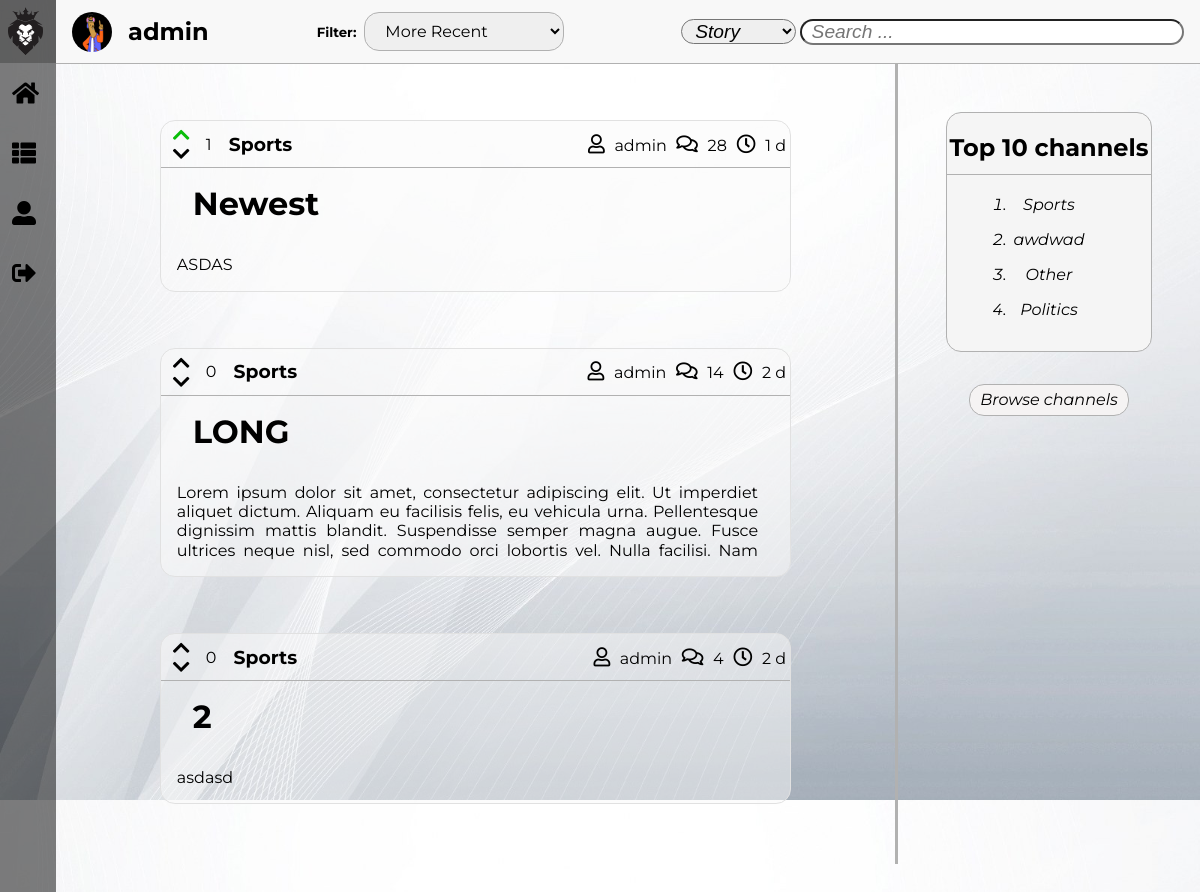
The app's page /pages/feed.php (signed in) with its own data.
### tables this page shows
CREATE TABLE Story(
    storyID INTEGER NOT NULL PRIMARY KEY,
    storyTitle TEXT NOT NULL,
    storyContent TEXT NOT NULL,
    storyPoints INTEGER,
    storyAuthor TEXT NOT NULL REFERENCES User(username),
    storyComments INTEGER NOT NULL,
    storyTime TEXT NOT NULL,
    channelName TEXT NOT NULL REFERENCES Channel(name)       
);

### pages/feed.php (called while the page is built, shortened)
<?php
    include_once('../includes/functions.php');
    include_once('../templates/tpl_common.php');
    include_once('../templates/tpl_stories.php');
    include_once('../templates/tpl_general_aside.php');
    include_once('../database/db_user.php');
    $username = $_SESSION['username'];
    $filter = isset($_GET['filter']) ? $_GET['filter'] : 2;
    $searchFilter = isset($_GET['searchFilter']) ? $_GET['searchFilter'] : 2;
    $stories = isset($_GET['search']) ? get_search_stories($filter, $searchFilter, $_GET['search']) : get_user_channel_stories($username, $filter);
    $storiesVotes = []; $votedStories = [];
    foreach($stories as $story) {
      $votes = get_story_votes($story['storyID']);
      $storiesVotes[$story['storyID']] = $votes == null ? 0 : $votes;
      $votedStories[$story['storyID']] = get_user_story_vote($username, $story['storyID']);
    }
    draw_stories(htmlentities_all($stories), htmlentities_all($storiesVotes), htmlentities_all($votedStories));
?>

### includes/functions.php (called while the page is built, shortened)
<?php function orderBy($value) {
    switch($value) {
    default:
        return 'storyID DESC';
    break;
    }
}
function data_converter($storyTime) {
    $newStoryTime = new DateTime(date('Y-m-d H:i:s'));
    $oldStoryTime = new DateTime($storyTime);
    $interval = date_diff($newStoryTime, $oldStoryTime);
    if($interval->format('%y') !== '0')
        return $interval->format('%y Y');
    else if($interval->format('%m') !== '0')
        return $interval->format('%m M');
    else if($interval->format('%d') !== '0')
        return $interval->format('%d d');
}
?>

### database/db_user.php (called while the page is built, shortened)
<?php
    include_once('../includes/functions.php');
    function get_user_channel_stories($username, $filter) {
      $db = Database::instance()->db();
      $stmt = $db->prepare('SELECT * FROM Story WHERE Story.channelName IN (
                            SELECT channelName FROM Subscription WHERE username = ?) ORDER BY ' . orderBy($filter));
      $stmt->execute(array($username));
      return $stmt->fetchAll();
    }
?>

### templates/tpl_stories.php (the view, shortened to what this page needs)
<?php function draw_stories($stories, $storiesVotes, $votedStories) { ?>
    <div id="masterStories">
        <form method="get" action="../pages/story.php">
            <section id="stories">  <?php
                foreach($stories as $story) { ?>
                    <article id="<?= $story['storyID'] ?>" class="storyArticle">
                        <header id="storyHeader">
                            <div id="story_<?= $story['storyID'] ?>_votes" >
                                <div>
                                    <?php
                                        if($votedStories[$story['storyID']] == 1) { ?>
                                            <div class="votes">
                                                <div>
                                                    <i id="voteUp" class="fas fa-chevron-up"></i>
                                                    <i class="fas fa-chevron-down"></i>
                                                </div>
                                                <span class="storyVotes"><?= htmlentities($storiesVotes[$story['storyID']]) ?></span>
                                            </div>
                                        <?php }
                                        else if($votedStories[$story['storyID']] == -1) { ?>
                                            <div class="votes">
                                                <div>
                                                    <i class="fas fa-chevron-up"></i>
                                                    <i id="voteDown" class="fas fa-chevron-down"></i>
                                                </div>
                                                <span class="storyVotes"><?= htmlentities($storiesVotes[$story['storyID']]) ?></span>
                                            </div>
                                        <?php }
                                        else { ?>
                                            <div class="votes">
                                                <div>
                                                    <i class="fas fa-chevron-up"></i>
                                                    <i class="fas fa-chevron-down"></i>
                                                </div>
                                                <span class="storyVotes"><?= htmlentities($storiesVotes[$story['storyID']]) ?></span>
                                            </div>
                                        <?php }
                                    ?>
                                    <a href="../pages/channel.php?channelName=<?= $story['channelName'] ?>"><h3><?= $story['channelName'] ?></h3></a>
                                </div>
                                <div>
                                    <a class="author" href="../pages/profile.php?username=<?= $story['storyAuthor'] ?>"><i class="far fa-user"></i><?= $story['storyAuthor'] ?></a>
                                    <a class="comments" href="../pages/story.php?storyID=<?= $story['storyID'] ?>#comments"><i class="far fa-comments"></i><?= $story['storyComments'] ?></a>
                                    <span class="date"><i class="far fa-clock"></i><?= data_converter($story['storyTime']) ?></span>
                                </div>
                            </div>
                            <div>
                                <h1><?= $story['storyTitle'] ?></h1>
                            </div>
                        </header>
                        <div id="storySinopse">
                            <p><?= $story['storyContent'] ?></p>
                        </div>
                    </article>
                <?php } ?>
            </section>
        </form>
    </div>
<?php } ?>

### css/stories.css (style rules this page uses)
:root { --background-color: rgb(231, 231, 231); --background-story-color: rgba(255, 255, 255, 0.5); --hover-font-color: rgb(3, 173, 192); --story-title-font: 'Montserrat', sans-serif; --story-header-font: 'Montserrat', sans-serif; --story-text-font: 'Montserrat', sans-serif; --story-hover: rgb(248, 248, 248); --border-color: rgb(54, 54, 54); }
#masterStories { grid-area: content; width: 100%; height: 100%; overflow: hidden; }
#stories { margin: 0%; width: 100%; max-height: 95%; overflow-y: auto; padding-right: 20px; }
#stories > article { margin: 3.5em auto; width: 75%; height: auto; border-radius: 15px; border: solid rgb(225, 225, 225) 1px; background-color: rgba(250, 250, 250, 0.5); transition: 0.25s; }
#storyHeader div { display: flex; justify-content: space-between; }
#storyHeader > div:first-child h3 { margin: 0em; }
#storyHeader > div:first-child > * { margin: 0.25em; font-family: var(--story-header-font); }
#storyHeader > div:first-child > * > * > * { padding: 0em 0.5em; }
#storyHeader > div:first-child { border-bottom: solid var(--border-color) 1px; }
#storyHeader > div:last-child { padding: 0em; justify-content: flex-start; flex-direction: column; display: flex; }
#storyHeader i { padding-top: 0.25em; font-size: 1.2em; }
#storyHeader a , span { margin: auto 0em; }
a { color: black; }
.storyVotes { padding: 0em; }
#storyHeader div:first-child div:first-child div:first-child > div { flex-direction: column; display: flex; }
#storyHeader div:first-child div:first-child div:first-child > div i { padding: 0em; }
#storyHeader div:last-child h1 { margin: 0em; padding: 0.5em 0em 0.5em 1em; width: auto; height: auto; font-family: var(--story-title-font); font-size: 2em; }
#storySinopse { margin: 0em; padding: 1em 1em 1em 1em; max-height: 5em; max-width: 100%; overflow: hidden; font-family: var(--story-text-font); }
#storySinopse > p { overflow: hidden; position: relative; line-height: 1.2em; max-height: 4.8em; padding-right: 1em; margin: 0em; text-align: justify; }
#storySinopse > p:before { right: 0; bottom: 0; position: absolute; }
#storySinopse > p:after { right: 0; width: 1em; height: 1em; margin-top: 0.2em; position: absolute; content: ''; }
#voteUp { color:rgb(9, 190, 9); }

### css/general_aside.css (style rules this page uses)
:root { --background-color: rgb(231, 231, 231); --background-story-color: whitesmoke; --story-text-font: 'Montserrat', sans-serif; --aside-img-font-size: 15em; --aside-username-font: 'Exo', sans-serif; --aside-username-font-size: 2em; --aside-text-font: 'Montserrat', sans-serif; --aside-button-font-size: 1em; --aside-button-background-color: rgb(245, 243, 243); --aside-button-background-color-hover: rgb(3, 173, 192); --success-fg-color: rgb(86, 155, 13); --error-fg-color: rgb(218, 2, 13); --border-color: rgb(177, 177, 177); }

### css/common.css (style rules this page uses)
:root { --background-color: rgb(231, 231, 231); --background-header-color: rgba(45, 45, 45, 0.75); --background-menu-color: rgba(0, 0, 0, 0.5); --background-toolBar-color: rgb(248, 248, 248); --site-name-color: white; --site-name-font: 'Exo', sans-serif; --menu-color: white; --menu-icons-color: black; --menu-font: 'Montserrat', sans-serif; --toolBar-font: 'Montserrat', sans-serif; --toolBar-info-font-size: 1.5em; --toolBar-filter-font-size: 1em; --text-color: black; --hover-color: rgb(3, 173, 192); --border-color: rgb(177, 177, 177); --messages-font: 'Montserrat', sans-serif; --success-fg-color: rgb(86, 155, 13); --error-fg-color: rgb(218, 2, 13); }
body { margin: 0em; display: grid; height: 100%; overflow: hidden; grid-template-columns: auto 5.5fr 2fr; grid-template-rows: 4em 100%; grid-template-areas: "header toolBar toolBar" "menu content aside"; background-image: url("../resources/images/default/background.jpg"); background-size: 100% 100%; }
a { text-decoration: none; }

### records on screen
story: storyID "1", channelName "Sports", storyAuthor "admin", storyComments "28", storyTime "1 d", storyTitle "Newest", storyContent "ASDAS"
story: storyID "0", channelName "Sports", storyAuthor "admin", storyComments "14", storyTime "2 d", storyTitle "LONG", storyContent "Lorem ipsum dolor sit amet, consectetur adipiscing elit. Ut imperdiet aliquet dictum. Aliquam eu facilisis felis, eu vehicula urna. Pellentesque dignissim mattis blandit. Suspendisse semper magna augue. Fusce ultrices neque nisl, sed commodo orci lobortis vel. Nulla facilisi. Nam…"
story: storyPoints "0", channelName "Sports", storyAuthor "admin", storyComments "4", storyTime "2 d", storyTitle "2", storyContent "asdasd"

### other values on screen
$username "admin"
$channel['channelName'] "Sports"
$channel['channelName'] "awdwad"
$channel['channelName'] "Other"
$channel['channelName'] "Politics"
